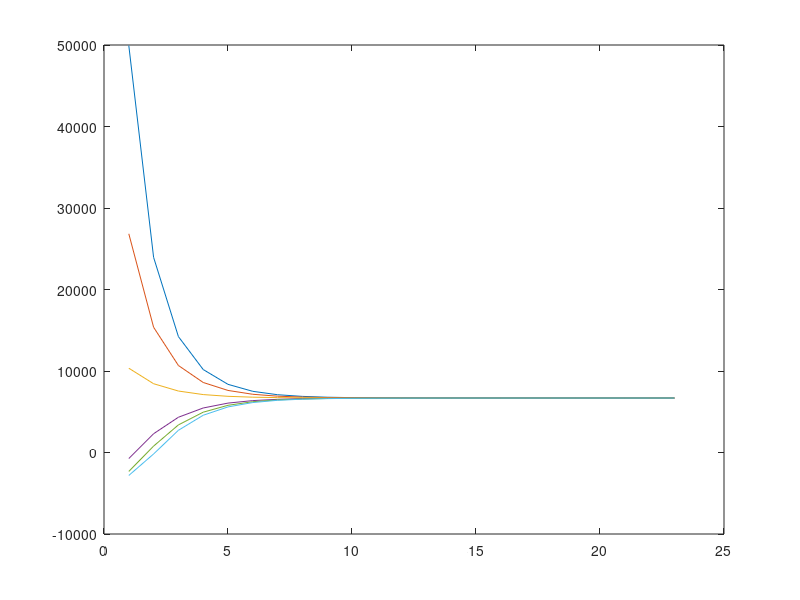

This figure's MATLAB source:
ll=[20, 15, 10, 4, 2, 0.5]
for ii=1:length(ll)
    l=ll(ii);
a=[500 400 200];
b=[5.3 5.5 5.8];
y=[0.004 0.006 0.009];
e = 0.001; 
pd=800; 
dp=1;
flag =0;
    while(abs(dp)>e)
        flag = flag+1;        
        for i=1:length(a)
            p(i) =(l-b(i))/(2*y(i));
            cost(i)=  a(i)+(b(i)*p(i))+(y(i)*p(i)*p(i));
        end
        s=sum(p);
        dp = s-pd;
        x=0;
        for i = 1:length(a)
            x=x+(1/(2*y(i)));
        end
        l_itr(flag)=l;
        dl = dp/x;
        l = l-dl/2;
        Total(flag)=sum(cost);
    end
Total_final(ii,1:length(Total))=Total;
l_itr_fnal(ii,1:length(Total))=l_itr;
plot(Total)
hold on
end        
Total_final        
   l_itr_fnal         
                        
           
           
                  
                 
                 
                 
                 
            
                         
         
         
         